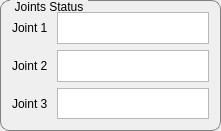
          <widget class="QGroupBox" name="j_stat_groupBox">
           <property name="enabled">
            <bool>true</bool>
           </property>
           <property name="sizePolicy">
            <sizepolicy hsizetype="Fixed" vsizetype="Fixed">
             <horstretch>0</horstretch>
             <verstretch>1</verstretch>
            </sizepolicy>
           </property>
           <property name="minimumSize">
            <size>
             <width>221</width>
             <height>131</height>
            </size>
           </property>
           <property name="maximumSize">
            <size>
             <width>221</width>
             <height>131</height>
            </size>
           </property>
           <property name="autoFillBackground">
            <bool>false</bool>
           </property>
           <property name="styleSheet">
            <string notr="true">

QGroupBox {
    border: 1px solid gray;
    border-radius: 9px;
    margin-top: 0.5em;
}

QGroupBox::title {
    subcontrol-origin: margin;
    left: 10px;
    padding: 0 3px 0 3px;
}

</string>
           </property>
           <property name="title">
            <string>Joints Status</string>
           </property>
           <property name="flat">
            <bool>false</bool>
           </property>
           <property name="checkable">
            <bool>false</bool>
           </property>
           <layout class="QHBoxLayout" name="horizontalLayout_2">
            <item>
             <layout class="QGridLayout" name="j_stat_gridLayout">
              <item row="0" column="0">
               <widget class="QLabel" name="label">
                <property name="text">
                 <string>Joint 1</string>
                </property>
               </widget>
              </item>
              <item row="2" column="0">
               <widget class="QLabel" name="label_3">
                <property name="text">
                 <string>Joint 3 </string>
                </property>
               </widget>
              </item>
              <item row="1" column="0">
               <widget class="QLabel" name="label_2">
                <property name="text">
                 <string>Joint 2</string>
                </property>
               </widget>
              </item>
              <item row="0" column="1">
               <widget class="QTextBrowser" name="j1_stat_textBrowser">
                <property name="sizePolicy">
                 <sizepolicy hsizetype="Fixed" vsizetype="Fixed">
                  <horstretch>0</horstretch>
                  <verstretch>0</verstretch>
                 </sizepolicy>
                </property>
               </widget>
              </item>
              <item row="1" column="1">
               <widget class="QTextBrowser" name="j2_stat_textBrowser">
                <property name="sizePolicy">
                 <sizepolicy hsizetype="Fixed" vsizetype="Fixed">
                  <horstretch>0</horstretch>
                  <verstretch>0</verstretch>
                 </sizepolicy>
                </property>
               </widget>
              </item>
              <item row="2" column="1">
               <widget class="QTextBrowser" name="j3_stat_textBrowser">
                <property name="sizePolicy">
                 <sizepolicy hsizetype="Fixed" vsizetype="Fixed">
                  <horstretch>0</horstretch>
                  <verstretch>0</verstretch>
                 </sizepolicy>
                </property>
               </widget>
              </item>
             </layout>
            </item>
           </layout>
          </widget>
